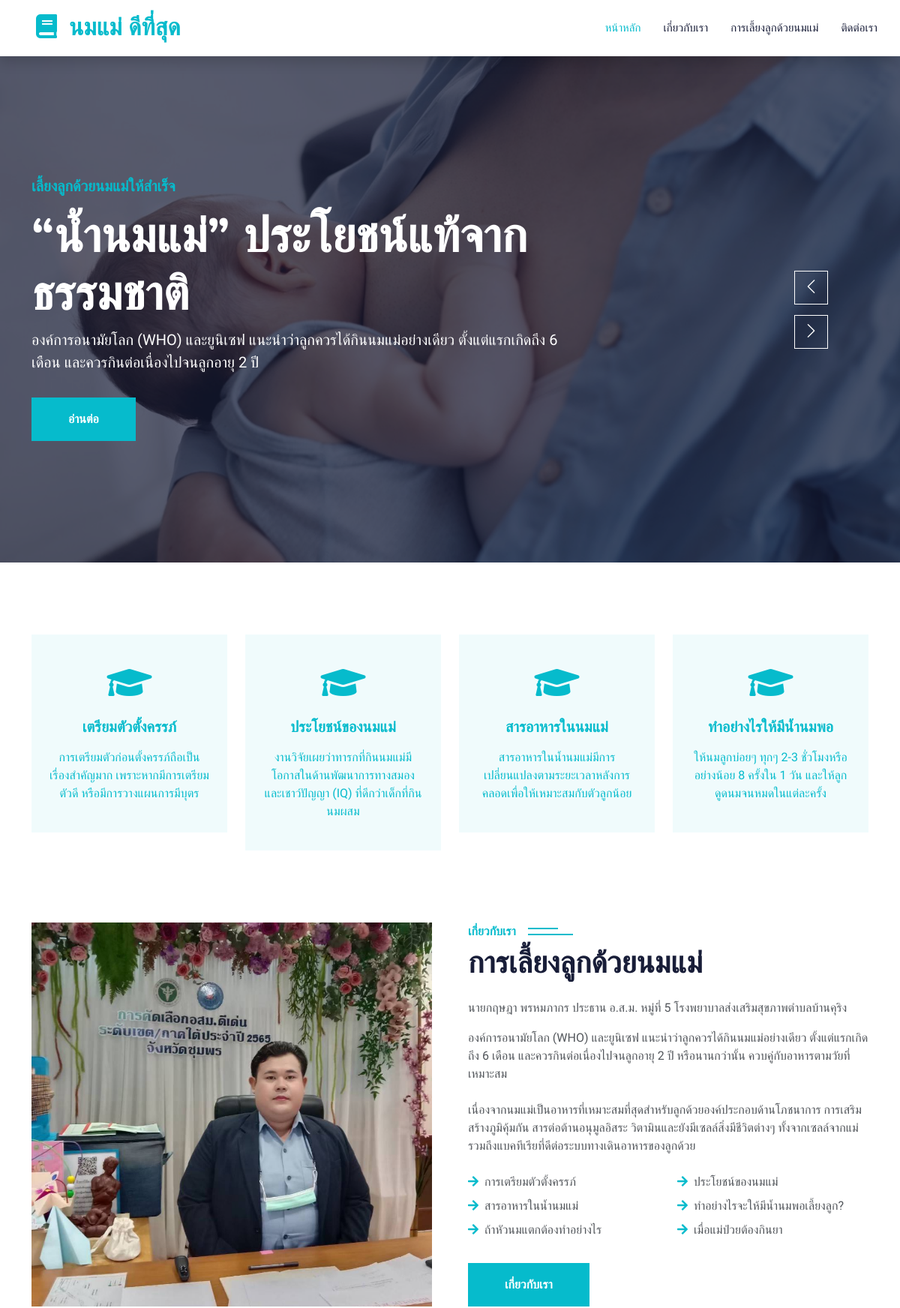
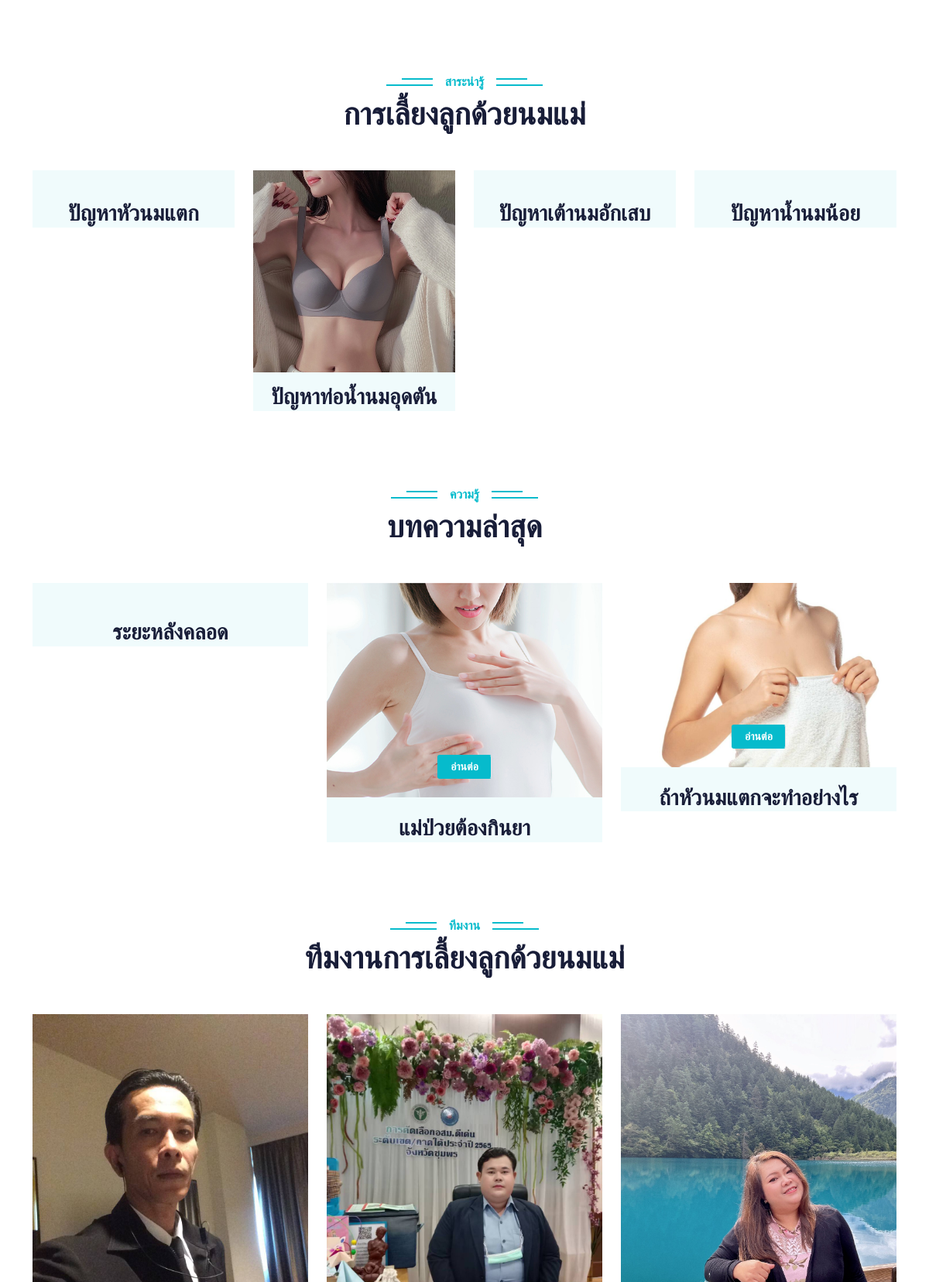
The page / (upper part) on the database its author committed (2 pictures, top to bottom).
### main/models.py (models this page shows, shortened)
class Post(models.Model):
    post_category = models.ForeignKey(Categories, on_delete=models.CASCADE)
    post_title = models.CharField(max_length=60)
    post_short = models.CharField(max_length=100, blank=True, null=True)
    post_content = CKEditor5Field(null=True, blank=True, config_name='extends')
    published_date = models.DateTimeField(auto_now_add=True)
    post_image = models.ImageField(upload_to='post',default='post/1.jpg')

class Infomation(models.Model):
    info_title = models.CharField(max_length=100)
    info_content = CKEditor5Field(null=True, blank=True, config_name='extends')
    info_image = models.ImageField(upload_to='info',default='info/1.jpg')
    published = models.DateTimeField(auto_now_add=True)

### main/views.py (the view)
# urls.py: path('', views.index, name='index'),
def index(request):
    posts = Post.objects.all().order_by('id')[:4]
    features = Post.objects.all().order_by('-id')[:3]
    infos = Infomation.objects.all().order_by('id')[:4]
    page, created = PageVisit.objects.get_or_create(page_name="index")
    page.visit_count += 1
    page.save()
    "#Number of visits to this view, as counted in the session variable."
    num_visits = request.session.get('num_visits', 900)
    request.session['num_visits'] = num_visits + 1
    context = {'posts': posts,
               'features': features,
               'infos': infos,
               "visit_count": page.visit_count,}
    return render(request, 'index.html', context)

### templates/index.html (shortened to what this page needs)
{% load static %}
{% load hitcount_tags %}
<!DOCTYPE html>
<html lang="en">
<head>
    <link href="https://cdnjs.cloudflare.com/ajax/libs/font-awesome/5.10.0/css/all.min.css" rel="stylesheet">
    <link href="https://cdn.jsdelivr.net/npm/bootstrap-icons@1.4.1/font/bootstrap-icons.css" rel="stylesheet">
    <link href="{% static 'lib/animate/animate.min.css' %}" rel="stylesheet">
    <link href="{% static 'lib/owlcarousel/assets/owl.carousel.min.css' %}" rel="stylesheet">
    <link href="{% static 'css/bootstrap.min.css' %}" rel="stylesheet">
    <link href="{% static 'css/style.css' %}" rel="stylesheet">
</head>
<body>
    <nav class="navbar navbar-expand-lg bg-white navbar-light shadow sticky-top p-0">
        <a href="{% url 'index' %}" class="navbar-brand d-flex align-items-center px-4 px-lg-5">
            <h2 class="m-0 text-primary"><i class="fa fa-book me-3"></i>นมแม่ ดีที่สุด</h2>
        </a>
        <div class="collapse navbar-collapse" id="navbarCollapse">
            <div class="navbar-nav ms-auto p-4 p-lg-0">
                <a href="{% url 'index' %}" class="nav-item nav-link active">หน้าหลัก</a>
                <a href="{% url 'about' %}" class="nav-item nav-link">เกี่ยวกับเรา</a>
                <a href="{% url 'post_list' %}" class="nav-item nav-link">การเลี้ยงลูกด้วยนมแม่</a>
                <a href="{% url 'contact' %}" class="nav-item nav-link">ติดต่อเรา</a>
            </div>
        </div>
    </nav>
    <div class="container-fluid p-0 mb-5">
        <div class="owl-carousel header-carousel position-relative">
            <div class="owl-carousel-item position-relative">
                <img class="img-fluid" src="{% static 'img/breastmilk3.jpg' %}" alt="">
                <div class="position-absolute top-0 start-0 w-100 h-100 d-flex align-items-center" style="background: rgba(24, 29, 56, .7);">
                    <div class="container">
                        <div class="row justify-content-start">
                            <div class="col-sm-10 col-lg-8">
                                <h5 class="text-primary text-uppercase mb-3 animated slideInDown">เลี้ยงลูกด้วยนมแม่ให้สำเร็จ</h5>
                                <h1 class="display-3 text-white animated slideInDown">“น้ำนมแม่” ประโยชน์แท้จากธรรมชาติ</h1>
                                <p class="fs-5 text-white mb-4 pb-2">องค์การอนามัยโลก (WHO) และยูนิเซฟ แนะนำว่าลูกควรได้กินนมแม่อย่างเดียว ตั้งแต่แรกเกิดถึง 6 เดือน และควรกินต่อเนื่องไปจนลูกอายุ 2 ปี</p>
                                <a href="" class="btn btn-primary py-md-3 px-md-5 me-3 animated slideInLeft">อ่านต่อ</a>
                            </div>
                        </div>
                    </div>
                </div>
            </div>
        </div>
    </div>
    <div class="container-xxl py-5">
        <div class="container">
            <div class="row g-4">
                {% for post in posts %}
                <div class="col-lg-3 col-sm-6 wow fadeInUp" data-wow-delay="0.1s">
                    <div class="service-item text-center pt-3">
                        <div class="p-4">
                            <a href="{% url 'post_detail' post.pk %}"><i class="fa fa-3x fa-graduation-cap text-primary mb-4"></i></a>
                                <h5 class="mb-3"><a href="{% url 'post_detail' post.pk %}">{{post.post_title}}</a></h5>
                            <p><a href="{% url 'post_detail' post.pk %}">{{post.post_short|truncatewords:100|safe}}</a></p>
                        </div>
                    </div>
                </div>
                {% endfor %}
            </div>
        </div>
    </div>
    <div class="container-xxl py-5">
        <div class="container">
            <div class="row g-5">
                <div class="col-lg-6 wow fadeInUp" data-wow-delay="0.1s" style="min-height: 400px;">
                    <div class="position-relative h-100">
                        <a href="{% url 'about' %}"><img class="img-fluid position-absolute w-100 h-100" src="{% static 'img/about1.jpg' %}" alt="" style="object-fit: cover;"></a>
                    </div>
                </div>
                <div class="col-lg-6 wow fadeInUp" data-wow-delay="0.3s">
                    <h6 class="section-title bg-white text-start text-primary pe-3">เกี่ยวกับเรา</h6>
                    <h1 class="mb-4">การเลี้ยงลูกด้วยนมแม่</h1>
                    <p>นายกฤษฎา พรหมภากร ประธาน อ.ส.ม. หมู่ที่ 5 โรงพยาบาลส่งเสริมสุขภาพตำบลบ้านคุริง</p>
                    <p class="mb-4">องค์การอนามัยโลก (WHO) และยูนิเซฟ แนะนำว่าลูกควรได้กินนมแม่อย่างเดียว ตั้งแต่แรกเกิดถึง 6 เดือน และควรกินต่อเนื่องไปจนลูกอายุ 2 ปี หรือนานกว่านั้น ควบคู่กับอาหารตามวัยที่เหมาะสม</p>
                    <p class="mb-4">เนื่องจากนมแม่เป็นอาหารที่เหมาะสมที่สุดสำหรับลูกด้วยองค์ประกอบด้านโภชนาการ การเสริมสร้างภูมิคุ้มกัน สารต่อต้านอนุมูลอิสระ วิตามินและยังมีเซลล์สิ่งมีชีวิตต่างๆ ทั้งจากเซลล์จากแม่ รวมถึงแบคทีเรียที่ดีต่อระบบทางเดินอาหารของลูกด้วย</p>
                    <div class="row gy-2 gx-4 mb-4">
                        <div class="col-sm-6">
                            <p class="mb-0"><i class="fa fa-arrow-right text-primary me-2"></i>การเตรียมตัวตั้งครรภ์</p>
                        </div>
                        <div class="col-sm-6">
                            <p class="mb-0"><i class="fa fa-arrow-right text-primary me-2"></i>ประโยชน์ของนมแม่</p>
                        </div>
                        <div class="col-sm-6">
                            <p class="mb-0"><i class="fa fa-arrow-right text-primary me-2"></i>สารอาหารในน้ำนมแม่</p>
                        </div>
                        <div class="col-sm-6">
                            <p class="mb-0"><i class="fa fa-arrow-right text-primary me-2"></i>ทำอย่างไรจะให้มีน้ำนมพอเลี้ยงลูก?</p>
                        </div>
                        <div class="col-sm-6">
                            <p class="mb-0"><i class="fa fa-arrow-right text-primary me-2"></i>ถ้าหัวนมแตกต้องทำอย่างไร</p>
                        </div>
                        <div class="col-sm-6">
                            <p class="mb-0"><i class="fa fa-arrow-right text-primary me-2"></i>เมื่อแม่ป่วยต้องกินยา</p>
                        </div>
                    </div>
                    <a class="btn btn-primary py-3 px-5 mt-2" href="{% url 'about' %}">เกี่ยวกับเรา</a>
                </div>
            </div>
        </div>
    </div>
    <div class="container-xxl py-5">
        <div class="container">
            <div class="text-center wow fadeInUp" data-wow-delay="0.1s">
                <h6 class="section-title bg-white text-center text-primary px-3">สาระน่ารู้</h6>
                <h1 class="mb-5">การเลี้ยงลูกด้วยนมแม่</h1>
            </div>
            <div class="row g-4 justify-content-center">
                        {% for info in infos %}
                        <div class="col-lg-3 col-md-6 wow fadeInUp" data-wow-delay="0.1s">
                            <div class="course-item bg-light">
                                <div class="position-relative overflow-hidden">
                                    <a href="{% url 'info_detail' info.pk %}"><img class="img-fluid" src="{{info.info_image.url}}" alt=""></a>
                                </div>
                                <div class="text-center p-3 pb-0">
                                    <a href="{% url 'info_detail' info.pk %}"><h3 class="mb-0">{{info.info_title}}</h3></a>
                                </div>
                            </div>
                        </div>
                        {% endfor %}
            </div>
        </div>
    </div>
    <div class="container-xxl py-5">
        <div class="container">
            <div class="text-center wow fadeInUp" data-wow-delay="0.1s">
                <h6 class="section-title bg-white text-center text-primary px-3">ความรู้</h6>
                <h1 class="mb-5">บทความล่าสุด</h1>
            </div>
            <div class="row g-4 justify-content-center">
                {% for feature in features %}
                <div class="col-lg-4 col-md-6 wow fadeInUp" data-wow-delay="0.1s">
                    <div class="course-item bg-light">
                        <div class="position-relative overflow-hidden">
                            <a href="{% url 'post_detail' feature.pk %}"><img class="img-fluid" src="{{feature.post_image.url}}" alt=""></a>
                            <div class="w-100 d-flex justify-content-center position-absolute bottom-0 start-0 mb-4">
                                <a href="{% url 'post_detail' feature.pk %}" class="flex-shrink-0 btn btn-sm btn-primary px-3 border-end" style="border-radius: 30px 30 30 30px;">อ่านต่อ</a>
                            </div>
                        </div>
                        <div class="text-center p-4 pb-0">
                            <a href="{% url 'post_detail' feature.pk %}"><h3 class="mb-0">{{feature.post_title}}</h3></a>
                        </div>
                    </div>
                </div>
                {% endfor %}
            </div>
        </div>
    </div>
    <div class="container-xxl py-5">
        <div class="container">
            <div class="text-center wow fadeInUp" data-wow-delay="0.1s">
                <h6 class="section-title bg-white text-center text-primary px-3">ทีมงาน</h6>
                <h1 class="mb-5">ทีมงานการเลี้ยงลูกด้วยนมแม่</h1>
            </div>
            <div class="row g-4">
                <div class="col-lg-4 col-md-6 wow fadeInUp" data-wow-delay="0.1s">
                    <div class="team-item bg-light">
                        <div class="overflow-hidden">
                            <a href="{% url 'contact' %}"><img class="img-fluid" src="{% static 'img/prach.jpg' %}" alt=""></a>
                        </div>
                    </div>
                </div>
                <div class="col-lg-4 col-md-6 wow fadeInUp" data-wow-delay="0.3s">
                    <div class="team-item bg-light">
                        <div class="overflow-hidden">
                            <a href="{% url 'contact' %}"><img class="img-fluid" src="{% static 'img/about1.jpg' %}" alt=""></a>
                        </div>
                    </div>
                </div>
                <div class="col-lg-4 col-md-6 wow fadeInUp" data-wow-delay="0.5s">
                    <div class="team-item bg-light">
                        <div class="overflow-hidden">
                            <a href="{% url 'contact' %}"><img class="img-fluid" src="{% static 'img/nurse.jpg' %}" alt=""></a>
                        </div>
                    </div>
                </div>
            </div>
        </div>
    </div>
</body>
</html>

### static/css/style.css (style rules this page uses)
:root { --primary: #06BBCC; --light: #F0FBFC; --dark: #181d38; }
.btn { font-family: 'Nunito', sans-serif; font-weight: 600; transition: .5s; }
.btn.btn-primary, .btn.btn-secondary { color: #FFFFFF; }
.navbar-light .navbar-nav .nav-link { margin-right: 30px; padding: 25px 0; color: #FFFFFF; font-size: 15px; text-transform: uppercase; outline: none; }
.navbar-light .navbar-nav .nav-link:hover, .navbar-light .navbar-nav .nav-link.active { color: var(--primary); }
.navbar-light .navbar-brand, .navbar-light a.btn { height: 75px; }
.navbar-light .navbar-nav .nav-link { color: var(--dark); font-weight: 500; }
.navbar-light.sticky-top { top: -100px; transition: .5s; }
.section-title { position: relative; display: inline-block; text-transform: uppercase; }
.section-title::before { position: absolute; content: ""; width: calc(100% + 80px); height: 2px; top: 4px; left: -40px; background: var(--primary); z-index: -1; }
.section-title::after { position: absolute; content: ""; width: calc(100% + 120px); height: 2px; bottom: 5px; left: -60px; background: var(--primary); z-index: -1; }
.section-title.text-start::before { width: calc(100% + 40px); left: 0; }
.section-title.text-start::after { width: calc(100% + 60px); left: 0; }
.service-item { background: var(--light); transition: .5s; }
.service-item * { transition: .5s; }
.category img, .course-item img { transition: .5s; }
.team-item img { transition: .5s; }

### rows shown on the page
Post: post_title "เตรียมตัวตั้งครรภ์", post_short "การเตรียมตัวก่อนตั้งครรภ์ถือเป็นเรื่องสำคัญมาก เพราะหากมีการเตรียมตัวดี หรือมีการวางแผนการมีบุตร"
Post: post_title "ประโยชน์ของนมแม่", post_short "งานวิจัยเผยว่าทารกที่กินนมแม่มีโอกาสในด้านพัฒนาการทางสมองและเชาว์ปัญญา (IQ) ที่ดีกว่าเด็กที่กินนมผสม"
Post: post_title "สารอาหารในนมแม่", post_short "สารอาหารในน้ำนมแม่มีการเปลี่ยนแปลงตามระยะเวลาหลังการคลอดเพื่อให้เหมาะสมกับตัวลูกน้อย"
Post: post_title "ทำอย่างไรให้มีน้ำนมพอ", post_short "ให้นมลูกบ่อยๆ ทุกๆ 2-3 ชั่วโมงหรืออย่างน้อย 8 ครั้งใน 1 วัน และให้ลูกดูดนมจนหมดในแต่ละครั้ง"
Infomation: info_title "ปัญหาหัวนมแตก"
Infomation: info_image (picture), info_title "ปัญหาท่อน้ำนมอุดตัน"
Infomation: info_title "ปัญหาเต้านมอักเสบ"
Infomation: info_title "ปัญหาน้ำนมน้อย"
Post: post_title "ระยะหลังคลอด"
Post: post_image (picture), post_title "แม่ป่วยต้องกินยา"
Post: post_image (picture), post_title "ถ้าหัวนมแตกจะทำอย่างไร"
